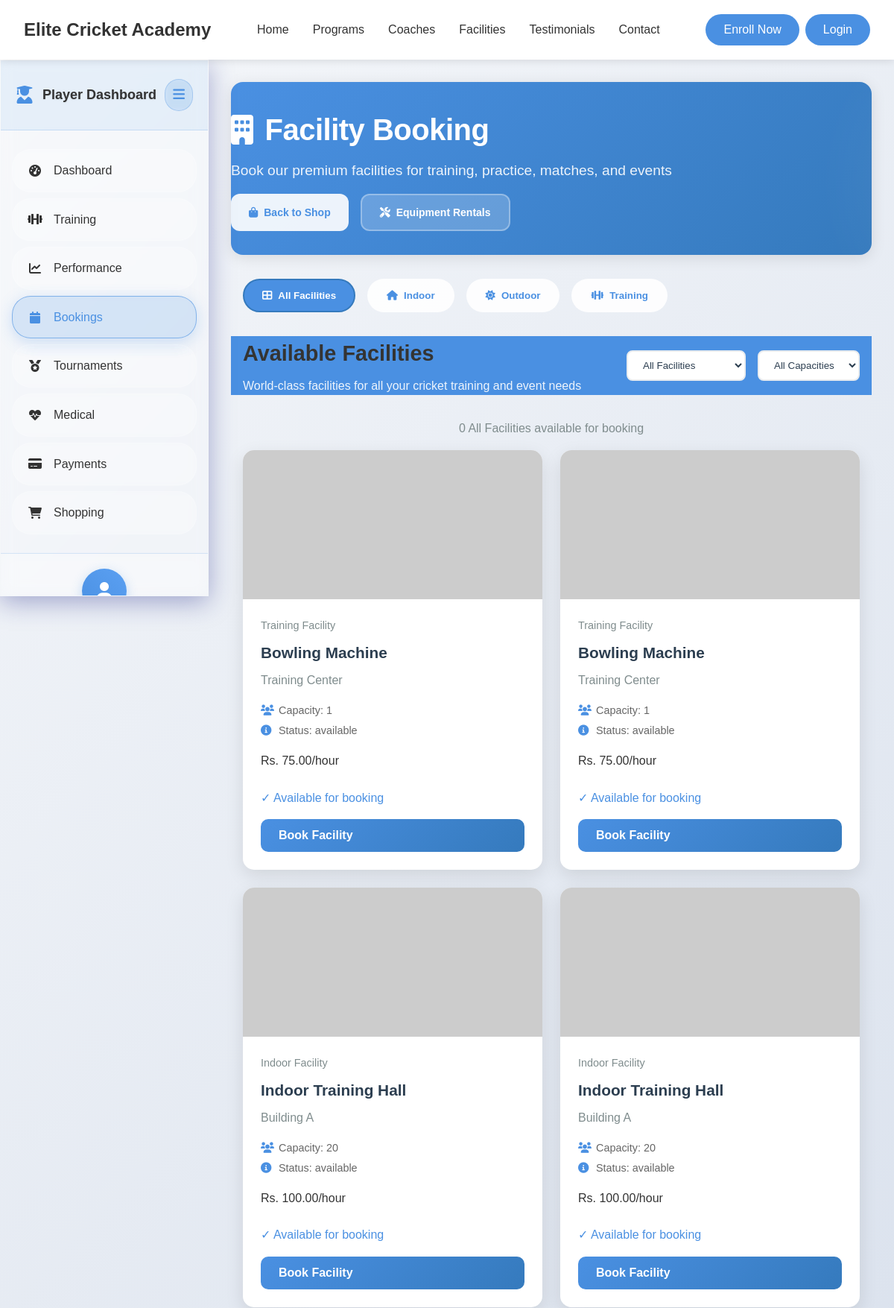
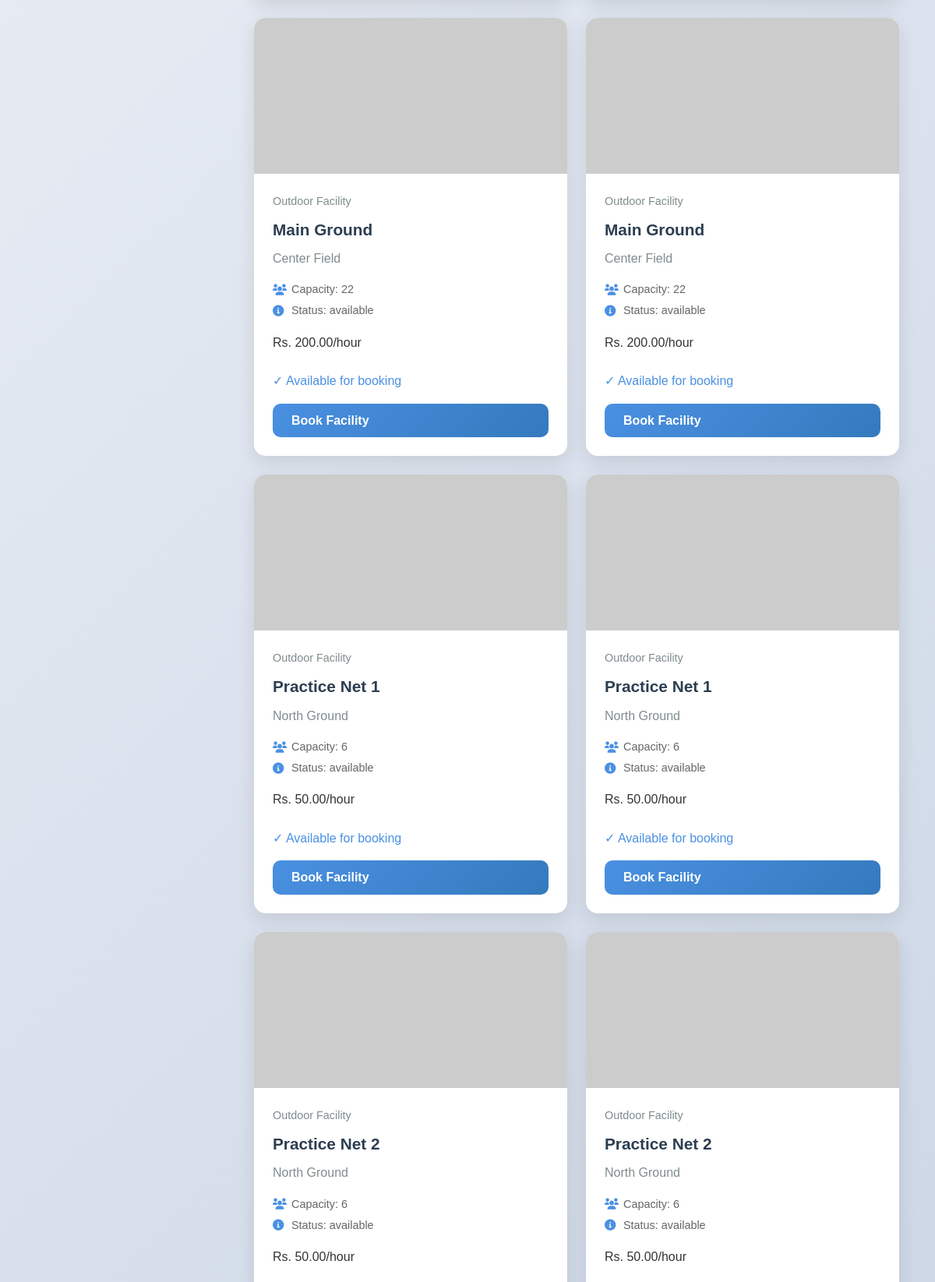
The app's page /player/facilities (signed in, upper part) with its own data (2 pictures, top to bottom).
### tables this page shows
CREATE TABLE `facility` (
  `FacilityID` int(11) NOT NULL,
  `Name` varchar(255) NOT NULL,
  `Location` varchar(255) DEFAULT NULL,
  `Capacity` int(11) NOT NULL,
  `AvailabilityStatus` enum('available','occupied','maintenance') DEFAULT 'available',
  `HourlyRate` decimal(10,2) DEFAULT 0.00
);

### app/views/player/facilities.php (the view, shortened to what the rows shown need)
<?php require_once APPROOT . '/views/inc/components/dashboard_header.php'; ?>
<link rel="stylesheet" href="<?php echo URLROOT; ?>/css/player/dashboard.css">
<link rel="stylesheet" href="<?php echo URLROOT; ?>/css/player/shopping.css">
<link rel="stylesheet" href="<?php echo URLROOT; ?>/css/player/facilities.css">
<div class="player-layout">
    <div class="main-content">
        <div class="page-header">
            <div class="header-content">
                <div class="header-text">
                    <h1><i class="fas fa-building"></i> Facility Booking</h1>
                </div>
            </div>
        </div>
        <div class="section-header">
            <div>
                <h2>Available Facilities</h2>
            </div>
        </div>
        <div class="items-grid" id="facilities-grid">
            <?php
                $facilities = $data['facilities'] ?? [];
                $escape = function ($value) {
                    return htmlspecialchars((string)$value, ENT_QUOTES, 'UTF-8');
                };
                $facilityType = function ($name, $location) {
                    $text = strtolower(((string)$name) . ' ' . ((string)$location));
                    if (strpos($text, 'conference') !== false || strpos($text, 'meeting') !== false) {
                        return 'event';
                    }
                    if (strpos($text, 'indoor') !== false || strpos($text, 'hall') !== false || strpos($text, 'building') !== false) {
                        return 'indoor';
                    }
                    if (strpos($text, 'ground') !== false || strpos($text, 'outdoor') !== false || strpos($text, 'field') !== false) {
                        return 'outdoor';
                    }
                    return 'training';
                };
                $capacityBucket = function ($capacity) {
                    $c = (int)$capacity;
                    if ($c <= 10) return 'small';
                    if ($c <= 25) return 'medium';
                    return 'large';
                };
                $placeholderUrl = function ($label) {
                    return 'https://via.placeholder.com/300x200?text=' . urlencode((string)$label);
                };
            ?>
            <?php if (!empty($facilities)) : ?>
                <?php foreach ($facilities as $facility) : ?>
                    <?php
                        $name = $facility->Name ?? 'Facility';
                        $location = $facility->Location ?? '';
                        $type = $facilityType($name, $location);
                        $bucket = $capacityBucket($facility->Capacity ?? 0);
                        $availability = strtolower((string)($facility->AvailabilityStatus ?? 'available'));
                        $canBook = ($availability === 'available');
                        $hourlyRate = (float)($facility->HourlyRate ?? 0);
                        $dbImage = trim((string)($facility->facilityImage ?? ''));
                        $image = $dbImage !== ''
                            ? (URLROOT . '/' . ltrim($dbImage, '/'))
                            : $placeholderUrl($name);
                        $imageFallback = $placeholderUrl($name);
                    ?>
                    <div class="card-item" data-type="<?php echo $escape($type); ?>" data-capacity="<?php echo $escape($bucket); ?>">
                        <div class="card-image">
                            <img src="<?php echo $escape($image); ?>" alt="<?php echo $escape($name); ?>" onerror="this.src='<?php echo $escape($imageFallback); ?>'" />
                        </div>
                        <div class="card-body">
                            <div class="facility-category"><?php echo $escape(ucfirst($type)); ?> Facility</div>
                            <h3 class="card-title"><?php echo $escape($name); ?></h3>
                            <?php if (!empty($location)) : ?>
                                <p class="card-description"><?php echo $escape($location); ?></p>
                            <?php endif; ?>
                            <div class="facility-details" style="margin: 1rem 0; font-size: 0.9rem; color: #666;">
                                <div style="display: flex; align-items: center; gap: 0.5rem; margin-bottom: 0.25rem;">
                                    <i class="fas fa-users" style="color: #4A90E2; width: 16px;"></i>
                                    <span>Capacity: <?php echo (int)($facility->Capacity ?? 0); ?></span>
                                </div>
                                <div style="display: flex; align-items: center; gap: 0.5rem; margin-bottom: 0.25rem;">
                                    <i class="fas fa-info-circle" style="color: #4A90E2; width: 16px;"></i>
                                    <span>Status: <?php echo $escape($availability); ?></span>
                                </div>
                            </div>
                            <div class="price-section">
                                <span class="price-current">Rs. <?php echo number_format($hourlyRate, 2); ?>/hour</span>
                            </div>
                            <div class="product-stock">
                                <?php echo $canBook ? '✓ Available for booking' : 'Unavailable'; ?>
                            </div>
                            <div class="product-actions">
                                <button class="btn btn-card book-facility" data-facility-id="<?php echo $escape($facility->FacilityID ?? ''); ?>" data-name="<?php echo $escape($name); ?>" data-hourly="<?php echo $escape($hourlyRate); ?>" data-capacity="<?php echo $escape($facility->Capacity ?? ''); ?>" <?php echo $canBook ? '' : 'disabled'; ?>>
                                    Book Facility
                                </button>
                            </div>
                        </div>
                    </div>
                <?php endforeach; ?>
            <?php else : ?>
                <div class="payment-card" style="grid-column: 1 / -1;">
                    <p>No facilities found in the database.</p>
                </div>
            <?php endif; ?>
        </div>
    </div>
</div>
<?php require_once APPROOT . '/views/inc/components/footer.php'; ?>

### records on screen
facility: $escape(ucfirst($type)) "Training", Name "Bowling Machine", Location "Training Center", Capacity "1", AvailabilityStatus "available", HourlyRate "75.00", shows "✓ Available for booking"
facility: $escape(ucfirst($type)) "Training", Name "Bowling Machine", Location "Training Center", Capacity "1", AvailabilityStatus "available", HourlyRate "75.00", shows "✓ Available for booking"
facility: $escape(ucfirst($type)) "Indoor", Name "Indoor Training Hall", Location "Building A", Capacity "20", AvailabilityStatus "available", HourlyRate "100.00", shows "✓ Available for booking"
facility: $escape(ucfirst($type)) "Indoor", Name "Indoor Training Hall", Location "Building A", Capacity "20", AvailabilityStatus "available", HourlyRate "100.00", shows "✓ Available for booking"
facility: $escape(ucfirst($type)) "Outdoor", Name "Main Ground", Location "Center Field", Capacity "22", AvailabilityStatus "available", HourlyRate "200.00", shows "✓ Available for booking"
facility: $escape(ucfirst($type)) "Outdoor", Name "Main Ground", Location "Center Field", Capacity "22", AvailabilityStatus "available", HourlyRate "200.00", shows "✓ Available for booking"
facility: $escape(ucfirst($type)) "Outdoor", Name "Practice Net 1", Location "North Ground", Capacity "6", AvailabilityStatus "available", HourlyRate "50.00", shows "✓ Available for booking"
facility: $escape(ucfirst($type)) "Outdoor", Name "Practice Net 1", Location "North Ground", Capacity "6", AvailabilityStatus "available", HourlyRate "50.00", shows "✓ Available for booking"
facility: $escape(ucfirst($type)) "Outdoor", Name "Practice Net 2", Location "North Ground", Capacity "6", AvailabilityStatus "available", HourlyRate "50.00"
facility: $escape(ucfirst($type)) "Outdoor", Name "Practice Net 2", Location "North Ground", Capacity "6", AvailabilityStatus "available", HourlyRate "50.00"
